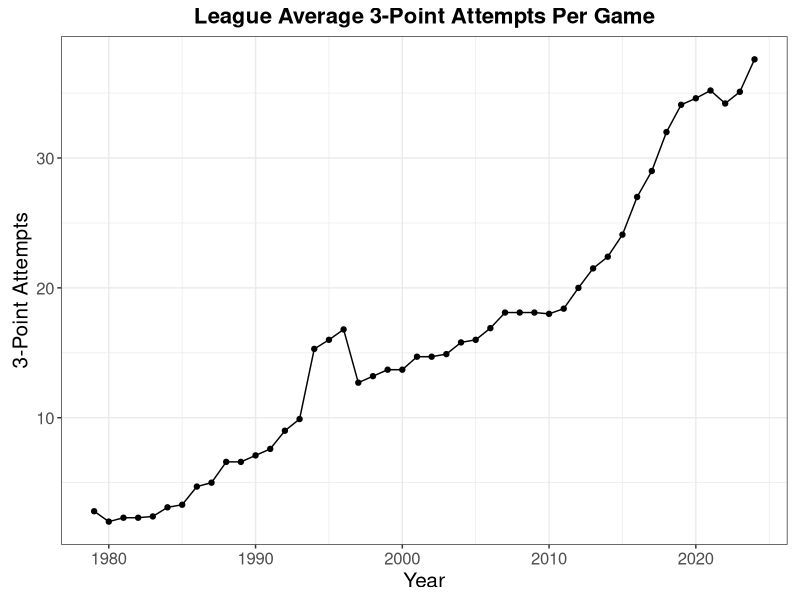
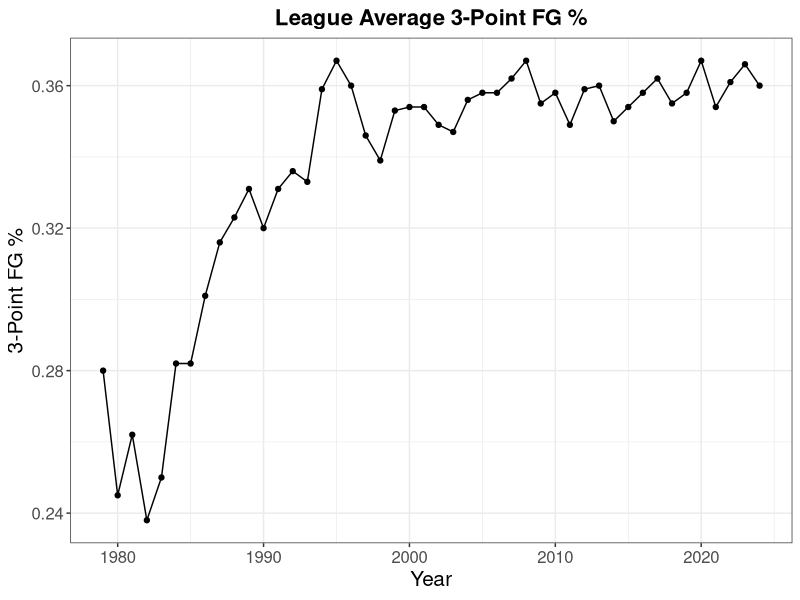
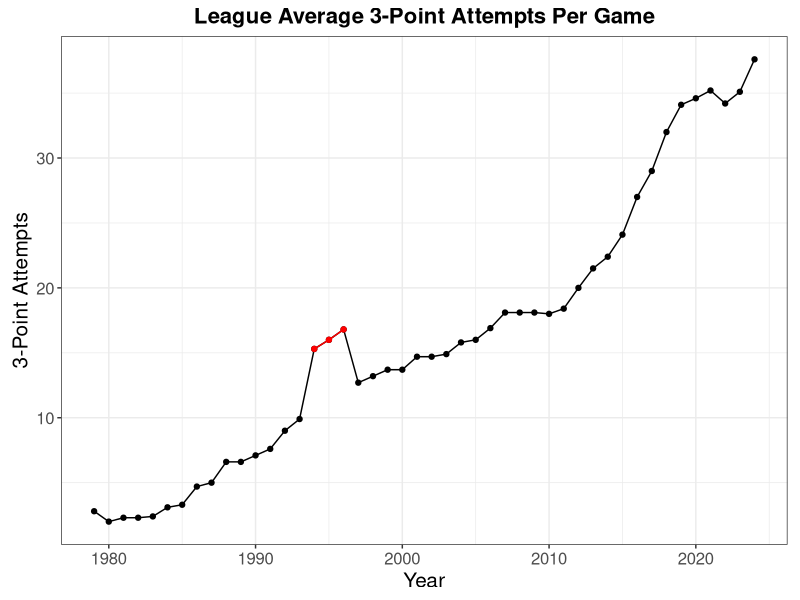
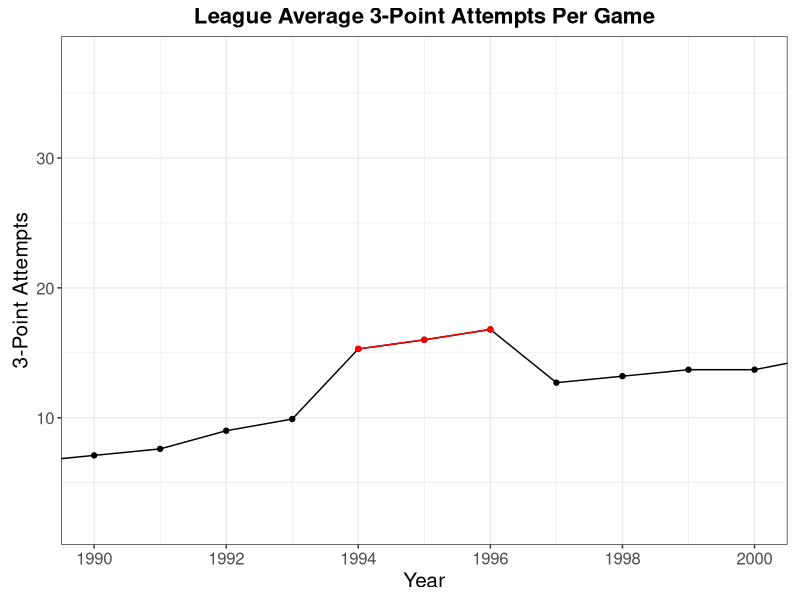
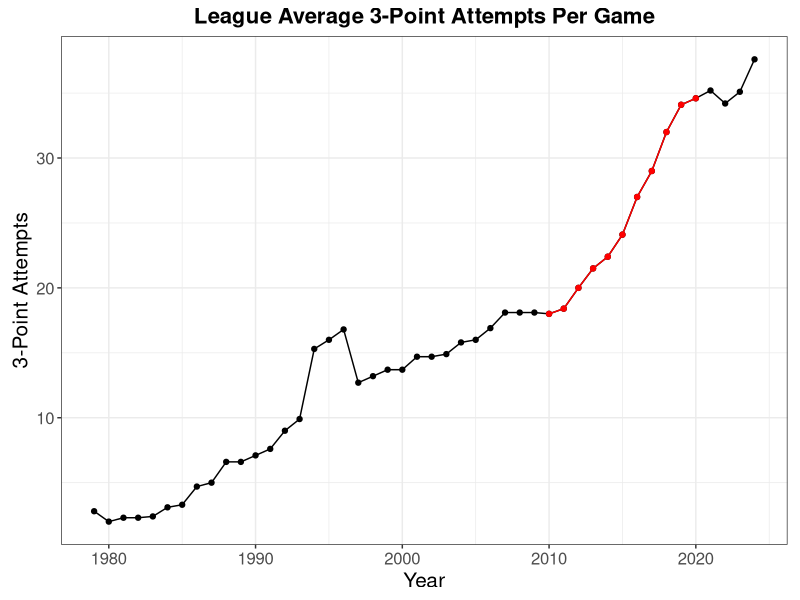
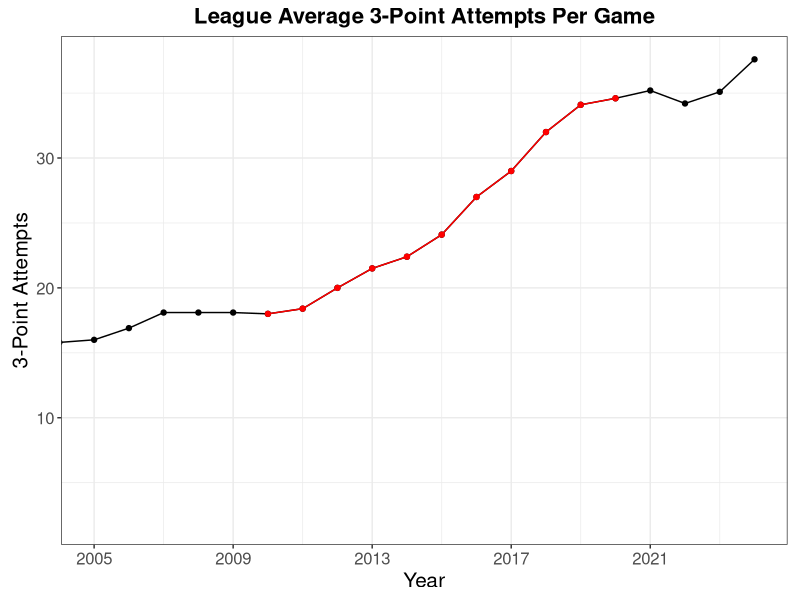
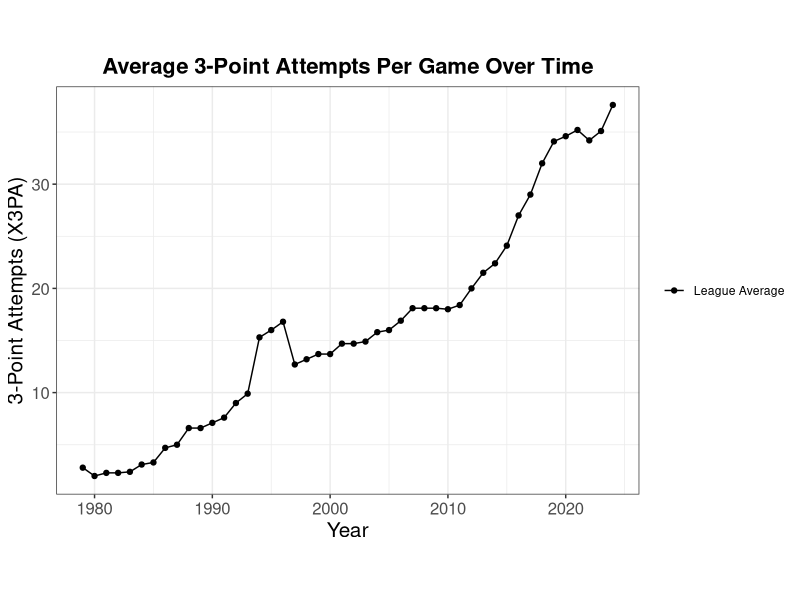
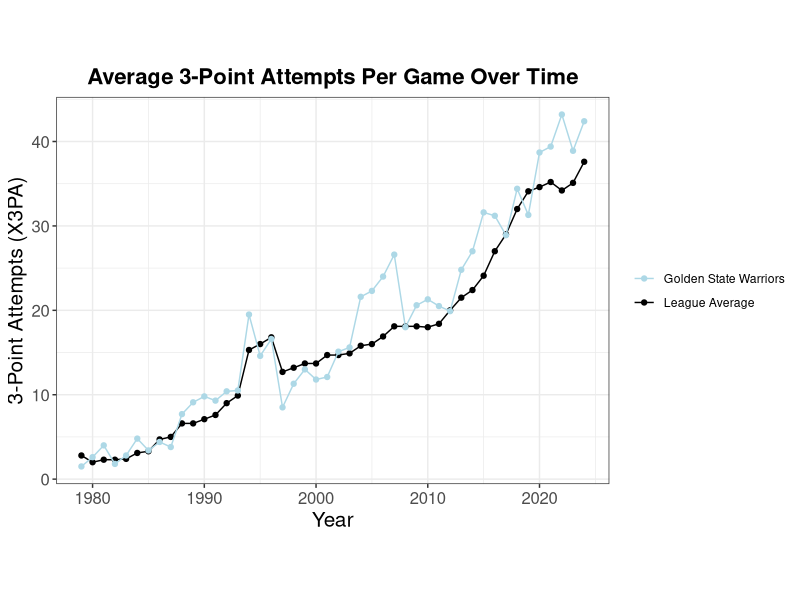

R code for these plots, in order:
## ---- chunk 1
library(tidyverse)
data3 <- read.csv("data3.csv")

EVpts <- data.frame(Shot = c("Layups/Dunks (Restricted Area)", "Midrange (5–22 ft)","3-Point Range (22 ft+)"), ExpectedPoints = c(1.331, 0.857, 1.136), stringsAsFactors = FALSE)

champions <- data.frame(year = c(2014, 2015, 2017, 2021), y = c(27.0, 31.2, 28.9, 39.4))
champions_pct <- data.frame(year = c(2014, 2015, 2017, 2021), y = c(0.398, 0.416, 0.391, 0.364))

champions$Legend <- "Championship"

## ---- chunk 2
ggplot(data3, aes(x = year, y = X3PA)) +
  geom_point(color = "black") +
  labs(x="Year",y="3-Point Attempts", title = "League Average 3-Point Attempts Per Game") +
  theme_bw()+
  theme(plot.title = element_text(size = 16, face = "bold", hjust = 0.5), 
        axis.text.x = element_text(size = 12), 
        axis.text.y = element_text(size = 12), 
        axis.title.x = element_text(size = 15), 
        axis.title.y = element_text(size = 15),
        aspect.ratio = 0.7)+
  geom_line(color = "black")

## ---- chunk 3
ggplot(data3, aes(x = year, y = X3PCT)) +
  geom_point(color = "black") +
  labs(x="Year",y="3-Point FG %", title = "League Average 3-Point FG %") +
  theme_bw()+
  theme(plot.title = element_text(size = 16, face = "bold", hjust = 0.5), 
        axis.text.x = element_text(size = 12), 
        axis.text.y = element_text(size = 12), 
        axis.title.x = element_text(size = 15), 
        axis.title.y = element_text(size = 15),
        aspect.ratio = 0.7)+
  geom_line(color = "black")

## ---- chunk 4
ggplot(data3, aes(x = year, y = X3PA)) +
  geom_point(color = "black") +
  labs(x="Year",y="3-Point Attempts", title = "League Average 3-Point Attempts Per Game") +
  theme_bw()+
  theme(plot.title = element_text(size = 16, face = "bold", hjust = 0.5), 
        axis.text.x = element_text(size = 12), 
        axis.text.y = element_text(size = 12), 
        axis.title.x = element_text(size = 15), 
        axis.title.y = element_text(size = 15),
        aspect.ratio = 0.7)+
  geom_line(color = "black")+
  geom_point(data = subset(data3, year %in% c(1994, 1995, 1996)), aes(x = year, y = X3PA), color = "red")+
  geom_line(data = subset(data3, year >= 1994 & year <= 1996), aes(x = year, y = X3PA), color = "red")
## ---- chunk 5
ggplot(data3, aes(x = year, y = X3PA)) +
  geom_point(color = "black") +
  labs(x="Year",y="3-Point Attempts", title = "League Average 3-Point Attempts Per Game") +
  theme_bw()+
  theme(plot.title = element_text(size = 16, face = "bold", hjust = 0.5), 
        axis.text.x = element_text(size = 12), 
        axis.text.y = element_text(size = 12), 
        axis.title.x = element_text(size = 15), 
        axis.title.y = element_text(size = 15),
        aspect.ratio = 0.7)+
  geom_line(color = "black")+
  geom_point(data = subset(data3, year %in% c(1994, 1995, 1996)), aes(x = year, y = X3PA), color = "red")+
  geom_line(data = subset(data3, year >= 1994 & year <= 1996), aes(x = year, y = X3PA), color = "red")+
  coord_cartesian(xlim = c(1990, 2000)) +
  scale_x_continuous(breaks = seq(1990, 2000, by = 2))
## ---- chunk 6
ggplot(data3, aes(x = year, y = X3PA)) +
  geom_point(color = "black") +
  labs(x="Year",y="3-Point Attempts", title = "League Average 3-Point Attempts Per Game") +
  theme_bw()+
  theme(plot.title = element_text(size = 16, face = "bold", hjust = 0.5), 
        axis.text.x = element_text(size = 12), 
        axis.text.y = element_text(size = 12), 
        axis.title.x = element_text(size = 15), 
        axis.title.y = element_text(size = 15),
        aspect.ratio = 0.7)+
  geom_line(color = "black")+
  geom_point(data = subset(data3, year %in% c(2010,2011,2012,2013,2014,2015,2016,2017,2018,2019,2020)), aes(x = year, y = X3PA), color = "red")+
  geom_line(data = subset(data3, year >= 2010 & year <= 2020), aes(x = year, y = X3PA), color = "red")
## ---- chunk 7
ggplot(data3, aes(x = year, y = X3PA)) +
  geom_point(color = "black") +
  labs(x="Year",y="3-Point Attempts", title = "League Average 3-Point Attempts Per Game") +
  theme_bw()+
  theme(plot.title = element_text(size = 16, face = "bold", hjust = 0.5), 
        axis.text.x = element_text(size = 12), 
        axis.text.y = element_text(size = 12), 
        axis.title.x = element_text(size = 15), 
        axis.title.y = element_text(size = 15),
        aspect.ratio = 0.7)+
  geom_line(color = "black")+
  geom_point(data = subset(data3, year %in% c(2010,2011,2012,2013,2014,2015,2016,2017,2018,2019,2020)), aes(x = year, y = X3PA), color = "red")+
  geom_line(data = subset(data3, year >= 2010 & year <= 2020), aes(x = year, y = X3PA), color = "red")+
  coord_cartesian(xlim = c(2005,2024)) +
  scale_x_continuous(breaks = seq(2005,2024, by = 4))
## ---- chunk 8
ggplot(data3, aes(x = year)) +
  geom_point(aes(y = X3PA, color = "League Average")) +
  geom_line(aes(y = X3PA, color= "League Average")) +
  scale_color_manual(name = NULL, values = c("League Average" = "black")) +
  labs(x="Year",y="3-Point Attempts (X3PA)", title = "Average 3-Point Attempts Per Game Over Time") +
  theme_bw()+
  theme(plot.title = element_text(size = 16, face = "bold", hjust = 0.5), 
        axis.text.x = element_text(size = 12), 
        axis.text.y = element_text(size = 12), 
        axis.title.x = element_text(size = 15), 
        axis.title.y = element_text(size = 15),
        aspect.ratio = 0.7)

## ---- chunk 9
ggplot(data3, aes(x = year)) +
  geom_point(aes(y = X3PA, color = "League Average")) +
  geom_line(aes(y = X3PA, color= "League Average")) +
  geom_point(aes(y = GSW3PA, color = "Golden State Warriors")) +
  geom_line(aes(y = GSW3PA, color= "Golden State Warriors")) +
  scale_color_manual(name = NULL, values = c("League Average" = "black","Golden State Warriors" = "lightblue")) +
  labs(x="Year",y="3-Point Attempts (X3PA)", title = "Average 3-Point Attempts Per Game Over Time") +
  theme_bw()+
  theme(plot.title = element_text(size = 16, face = "bold", hjust = 0.5), 
        axis.text.x = element_text(size = 12), 
        axis.text.y = element_text(size = 12), 
        axis.title.x = element_text(size = 15), 
        axis.title.y = element_text(size = 15),
        aspect.ratio = 0.7)
## ---- chunk 10
ggplot(data3, aes(x = year)) +
  geom_point(aes(y = X3PA, color = "League Average")) +
  geom_line(aes(y = X3PA, color= "League Average")) +
  geom_point(aes(y = GSW3PA, color = "Golden State Warriors")) +
  geom_line(aes(y = GSW3PA, color= "Golden State Warriors")) +
  scale_color_manual(name = NULL, values = c("League Average" = "black","Golden State Warriors" = "lightblue")) +
  labs(x="Year",y="3-Point Attempts (X3PA)", title = "Average 3-Point Attempts Per Game Over Time") +
  theme_bw()+
  theme(plot.title = element_text(size = 16, face = "bold", hjust = 0.5), 
        axis.text.x = element_text(size = 12), 
        axis.text.y = element_text(size = 12), 
        axis.title.x = element_text(size = 15), 
        axis.title.y = element_text(size = 15),
        aspect.ratio = 0.7)+
  geom_text(data = champions, aes(x = year, y = y+2,label = "\U1F3C6"), color = "gold", size = 4, vjust = 0)
## ---- chunk 11
ggplot(data3, aes(x = year)) +
  geom_point(aes(y = X3PCT, color = "League Average")) +
  geom_line(aes(y = X3PCT, color= "League Average")) +
  geom_point(aes(y = GSW3pct, color = "Golden State Warriors")) +
  geom_line(aes(y = GSW3pct, color= "Golden State Warriors")) +
  scale_color_manual(name = NULL, values = c("League Average" = "black","Golden State Warriors" = "lightblue")) +
  labs(x="Year",y="3 Point FG %", title = "Average 3-Point FG% Per Game Over Time") +
  theme_bw()+
  theme(plot.title = element_text(size = 16, face = "bold", hjust = 0.5), 
        axis.text.x = element_text(size = 12), 
        axis.text.y = element_text(size = 12), 
        axis.title.x = element_text(size = 15), 
        axis.title.y = element_text(size = 15),
        aspect.ratio = 0.7)+
  geom_text(data = champions_pct, aes(x = year, y = y+0.01,label = "\U1F3C6"), color = "gold", size = 4, vjust = 0)

## ---- chunk 12
ggplot(EVpts, aes(x = Shot, y = ExpectedPoints)) +
  geom_col(fill = "lightblue", width = 0.5, color = "black") +
  labs(x = "Shot Ranges", y = "Expected Points Per Shot", title = "Expected Points Value Vs. Range")+
  theme_bw()+
  theme(plot.title = element_text(size = 16, face = "bold", hjust = 0.5), 
        axis.text.x = element_text(size = 12), 
        axis.text.y = element_text(size = 12), 
        axis.title.x = element_text(size = 15), 
        axis.title.y = element_text(size = 15),
        aspect.ratio = 0.7)+
  geom_text(aes(label = sprintf("%.2f", ExpectedPoints)), vjust = -0.5)+
  scale_y_continuous(limits = c(0, 1.5), expand = c(0, 0))
